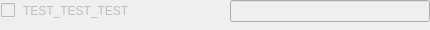
<?xml version="1.0" encoding="UTF-8"?>
<ui version="4.0">
 <class>UK5Q_box</class>
 <widget class="QWidget" name="UK5Q_box">
  <property name="enabled">
   <bool>false</bool>
  </property>
  <property name="geometry">
   <rect>
    <x>0</x>
    <y>0</y>
    <width>430</width>
    <height>30</height>
   </rect>
  </property>
  <property name="sizePolicy">
   <sizepolicy hsizetype="Fixed" vsizetype="Fixed">
    <horstretch>0</horstretch>
    <verstretch>0</verstretch>
   </sizepolicy>
  </property>
  <property name="minimumSize">
   <size>
    <width>380</width>
    <height>30</height>
   </size>
  </property>
  <property name="maximumSize">
   <size>
    <width>430</width>
    <height>50</height>
   </size>
  </property>
  <property name="windowTitle">
   <string/>
  </property>
  <property name="toolTip">
   <string/>
  </property>
  <property name="statusTip">
   <string/>
  </property>
  <property name="whatsThis">
   <string/>
  </property>
  <property name="autoFillBackground">
   <bool>false</bool>
  </property>
  <widget class="QWidget" name="layoutWidget">
   <property name="geometry">
    <rect>
     <x>0</x>
     <y>0</y>
     <width>431</width>
     <height>22</height>
    </rect>
   </property>
   <layout class="QHBoxLayout" name="horizontalLayout">
    <item>
     <widget class="QCheckBox" name="UK5Q_check">
      <property name="enabled">
       <bool>false</bool>
      </property>
      <property name="sizePolicy">
       <sizepolicy hsizetype="Fixed" vsizetype="Fixed">
        <horstretch>0</horstretch>
        <verstretch>0</verstretch>
       </sizepolicy>
      </property>
      <property name="maximumSize">
       <size>
        <width>15</width>
        <height>15</height>
       </size>
      </property>
      <property name="text">
       <string/>
      </property>
     </widget>
    </item>
    <item>
     <widget class="QLabel" name="UK5Q_label">
      <property name="sizePolicy">
       <sizepolicy hsizetype="Preferred" vsizetype="Preferred">
        <horstretch>0</horstretch>
        <verstretch>0</verstretch>
       </sizepolicy>
      </property>
      <property name="minimumSize">
       <size>
        <width>100</width>
        <height>20</height>
       </size>
      </property>
      <property name="maximumSize">
       <size>
        <width>200</width>
        <height>45</height>
       </size>
      </property>
      <property name="text">
       <string>TEST_TEST_TEST</string>
      </property>
      <property name="wordWrap">
       <bool>true</bool>
      </property>
     </widget>
    </item>
    <item>
     <widget class="QLineEdit" name="UK5Q_input">
      <property name="enabled">
       <bool>false</bool>
      </property>
      <property name="sizePolicy">
       <sizepolicy hsizetype="Minimum" vsizetype="Fixed">
        <horstretch>0</horstretch>
        <verstretch>0</verstretch>
       </sizepolicy>
      </property>
      <property name="minimumSize">
       <size>
        <width>100</width>
        <height>20</height>
       </size>
      </property>
      <property name="maximumSize">
       <size>
        <width>200</width>
        <height>45</height>
       </size>
      </property>
     </widget>
    </item>
   </layout>
  </widget>
 </widget>
 <resources/>
 <connections/>
</ui>
